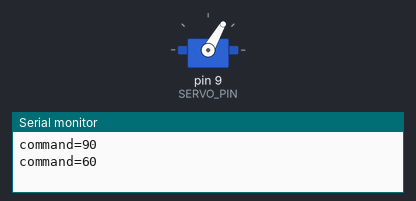
Recording of a sketch running on a simulated Arduino Uno, built with avr-gcc and run on an emulated ATmega328P. Shown: servo, the last lines printed to the serial monitor.

Above: at 1.05 s.
At 2.5 s:
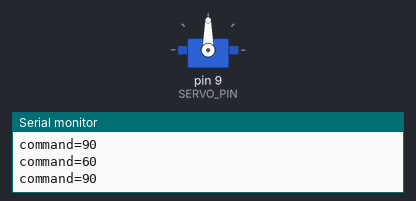
At 4.0 s:
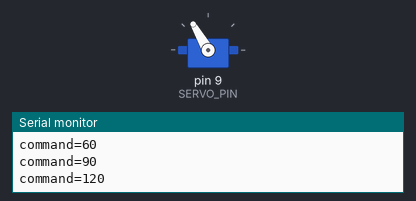
Timing chart, 0 to 7.9 s (numbered marks = the images above):
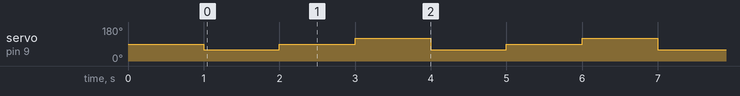

Measured:
- by itself, servo on pin 9 (SERVO_PIN): repeats every 3.0 s: 90° 1.0 s, 120° 1.0 s, 60° 1.0 s

The sketch:

sketch.ino
```cpp
#include <Servo.h>

Servo servoMotor;
const int SERVO_PIN = 9;
// Start with the standard pulse range; calibrate against the actual servo.
const int MIN_PULSE_US = 1000;
const int MAX_PULSE_US = 2000;
const unsigned long HOLD_MS = 1000;

void moveToAngle(int commandAngle) {
  servoMotor.write(commandAngle);
  Serial.print("command=");
  Serial.println(commandAngle);
  delay(HOLD_MS);
}

void setup() {
  Serial.begin(9600);
  servoMotor.attach(SERVO_PIN, MIN_PULSE_US, MAX_PULSE_US);
  moveToAngle(90);
}

void loop() {
  moveToAngle(60);
  moveToAngle(90);
  moveToAngle(120);
}
```
